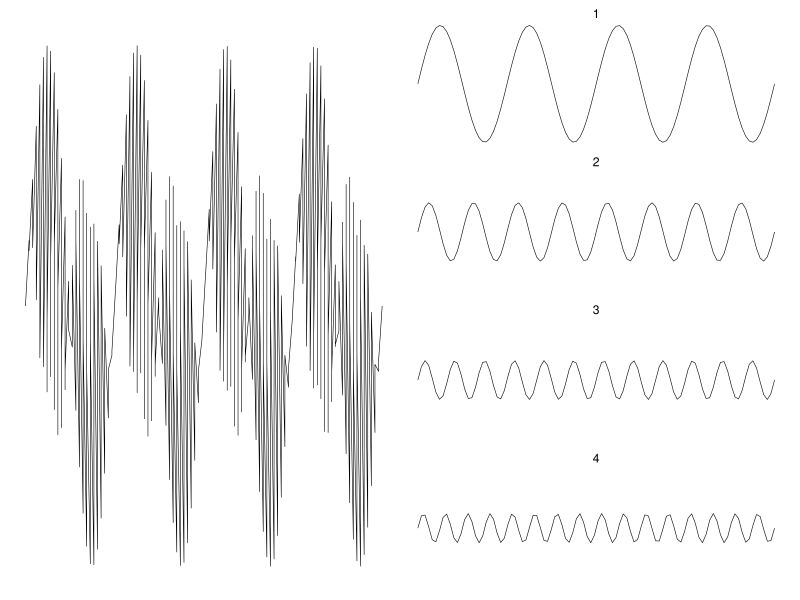
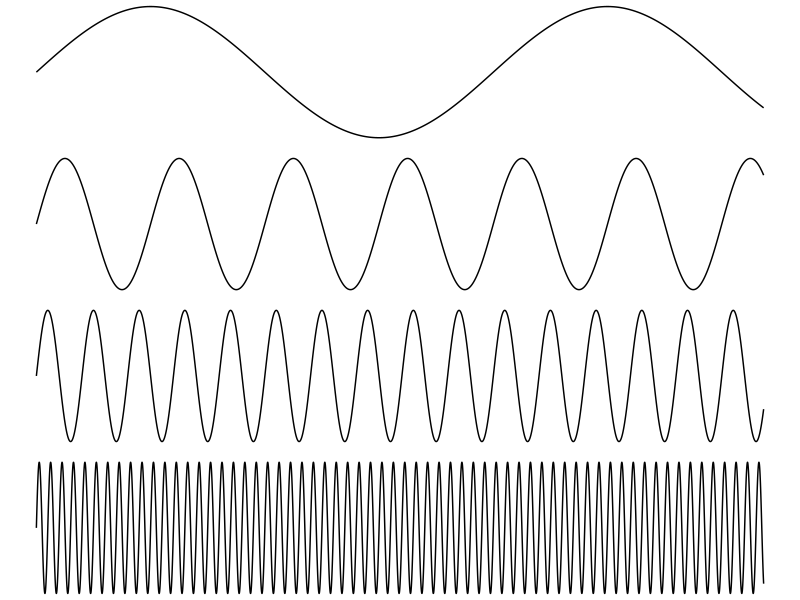
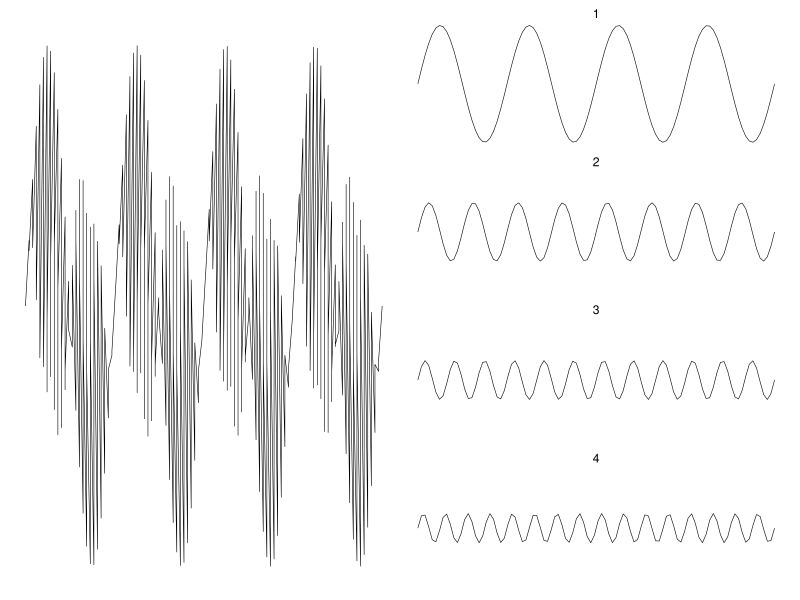
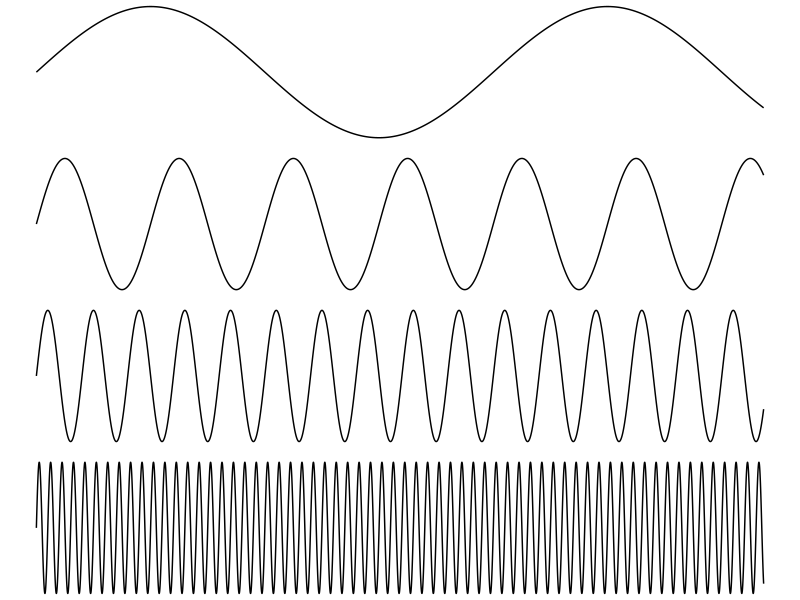

The R script that drew these images, in order:


library(ggplot2)
library(patchwork)

# Set up data frame with time and amplitude values for each sinetone
df <- data.frame(
  time = rep(seq(0, 2*pi, length.out = 100), 4),
  amplitude = c(sin(seq(0, 8*pi, length.out = 100)),
                sin(seq(0, 16*pi, length.out = 100)) / 2,
                sin(seq(0, 24*pi, length.out = 100)) / 3,
                sin(seq(0, 32*pi, length.out = 100)) / 4),
  frequency = rep(c(1, 2, 3, 4), each = 100)
)

# Plot the sinetones
a <- ggplot(df, aes(x = time, y = amplitude)) +
  geom_line(linewidth = 0.2) +
  labs(
    x = "Time",
    y = "Amplitude"
  ) +
  theme_void()

b <- ggplot(df, aes(x = time, y = amplitude)) +
  geom_line(linewidth = 0.2) +
  facet_wrap(vars(frequency), ncol = 1) +
  labs(
    x = "Time",
    y = "Amplitude"
  ) +
  theme_void()

a + b

ggsave("frequency_demo.png", device = "png", width = 5, height = 3)


# no 2 --------------------------------------------------------------------

# Load the tidyverse package
library(tidyverse)

# Create a dataframe with x values from 0 to 10 in increments of 0.1
df <- tibble(x = seq(0, 10, by = 0.001))

# Add columns for the sine waves with different frequencies
df <- df |> 
  mutate(y1 = sin(x),
         y2 = sin(x * 4),
         y3 = sin(x * 10),
         y4 = sin(x * 40)) 

# Convert the dataframe to a long format
df_long <- df |> 
  pivot_longer(cols = starts_with("y"), names_to = "frequency", values_to = "y")

# Create the plot using ggplot2
ggplot(df_long, aes(x = x, y = y)) +
  geom_line() + 
  facet_wrap(~ frequency, ncol = 1) +
  labs(
    x = "Time",
    y = "Amplitude"
  ) + 
  theme_void() + 
  theme(
    strip.text = element_blank()
  )

ggsave("frequencies.png", device = "png", width = 5, height = 5)





